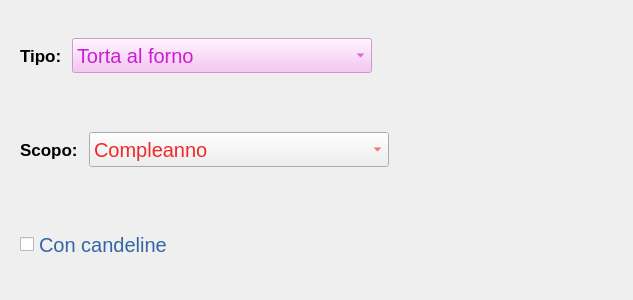
<?xml version="1.0" encoding="UTF-8"?>
<ui version="4.0">
 <class>TorteView</class>
 <widget class="QWidget" name="TorteView">
  <property name="geometry">
   <rect>
    <x>0</x>
    <y>0</y>
    <width>633</width>
    <height>300</height>
   </rect>
  </property>
  <property name="minimumSize">
   <size>
    <width>400</width>
    <height>0</height>
   </size>
  </property>
  <property name="windowTitle">
   <string>Form</string>
  </property>
  <layout class="QVBoxLayout" name="verticalLayout">
   <item>
    <widget class="QWidget" name="widget" native="true">
     <property name="minimumSize">
      <size>
       <width>0</width>
       <height>45</height>
      </size>
     </property>
     <layout class="QHBoxLayout" name="horizontalLayout">
      <item>
       <widget class="QLabel" name="label">
        <property name="minimumSize">
         <size>
          <width>0</width>
          <height>35</height>
         </size>
        </property>
        <property name="font">
         <font>
          <pointsize>13</pointsize>
          <weight>75</weight>
          <bold>true</bold>
         </font>
        </property>
        <property name="text">
         <string>Tipo: </string>
        </property>
       </widget>
      </item>
      <item>
       <widget class="QComboBox" name="tipo">
        <property name="enabled">
         <bool>false</bool>
        </property>
        <property name="minimumSize">
         <size>
          <width>300</width>
          <height>35</height>
         </size>
        </property>
        <property name="font">
         <font>
          <pointsize>15</pointsize>
         </font>
        </property>
        <property name="styleSheet">
         <string notr="true">background-color: rgba(246, 184, 242, 246);
color: rgb(204, 29, 212);</string>
        </property>
        <item>
         <property name="text">
          <string>Torta al forno</string>
         </property>
        </item>
        <item>
         <property name="text">
          <string>Crostata</string>
         </property>
        </item>
        <item>
         <property name="text">
          <string>Torta salata</string>
         </property>
        </item>
       </widget>
      </item>
      <item>
       <spacer name="horizontalSpacer">
        <property name="orientation">
         <enum>Qt::Horizontal</enum>
        </property>
        <property name="sizeHint" stdset="0">
         <size>
          <width>40</width>
          <height>20</height>
         </size>
        </property>
       </spacer>
      </item>
     </layout>
    </widget>
   </item>
   <item>
    <widget class="QWidget" name="widget_2" native="true">
     <property name="minimumSize">
      <size>
       <width>0</width>
       <height>45</height>
      </size>
     </property>
     <layout class="QHBoxLayout" name="horizontalLayout_2">
      <item>
       <widget class="QLabel" name="label_2">
        <property name="minimumSize">
         <size>
          <width>0</width>
          <height>35</height>
         </size>
        </property>
        <property name="font">
         <font>
          <pointsize>13</pointsize>
          <weight>75</weight>
          <bold>true</bold>
         </font>
        </property>
        <property name="text">
         <string>Scopo: </string>
        </property>
       </widget>
      </item>
      <item>
       <widget class="QComboBox" name="scopo">
        <property name="enabled">
         <bool>true</bool>
        </property>
        <property name="minimumSize">
         <size>
          <width>300</width>
          <height>35</height>
         </size>
        </property>
        <property name="font">
         <font>
          <pointsize>15</pointsize>
         </font>
        </property>
        <property name="styleSheet">
         <string notr="true">color: rgb(239, 41, 41);</string>
        </property>
        <item>
         <property name="text">
          <string>Compleanno</string>
         </property>
        </item>
        <item>
         <property name="text">
          <string>Laurea</string>
         </property>
        </item>
        <item>
         <property name="text">
          <string>Battesimo</string>
         </property>
        </item>
        <item>
         <property name="text">
          <string>Altro</string>
         </property>
        </item>
       </widget>
      </item>
      <item>
       <spacer name="horizontalSpacer_2">
        <property name="orientation">
         <enum>Qt::Horizontal</enum>
        </property>
        <property name="sizeHint" stdset="0">
         <size>
          <width>40</width>
          <height>20</height>
         </size>
        </property>
       </spacer>
      </item>
     </layout>
    </widget>
   </item>
   <item>
    <widget class="QWidget" name="widget_3" native="true">
     <property name="minimumSize">
      <size>
       <width>0</width>
       <height>45</height>
      </size>
     </property>
     <layout class="QHBoxLayout" name="horizontalLayout_3">
      <item>
       <widget class="QCheckBox" name="candeline">
        <property name="minimumSize">
         <size>
          <width>0</width>
          <height>35</height>
         </size>
        </property>
        <property name="font">
         <font>
          <pointsize>15</pointsize>
         </font>
        </property>
        <property name="styleSheet">
         <string notr="true">color: rgb(52, 101, 164);</string>
        </property>
        <property name="text">
         <string>Con candeline</string>
        </property>
       </widget>
      </item>
      <item>
       <spacer name="horizontalSpacer_3">
        <property name="orientation">
         <enum>Qt::Horizontal</enum>
        </property>
        <property name="sizeHint" stdset="0">
         <size>
          <width>40</width>
          <height>20</height>
         </size>
        </property>
       </spacer>
      </item>
     </layout>
    </widget>
   </item>
  </layout>
 </widget>
 <resources/>
 <connections/>
</ui>
